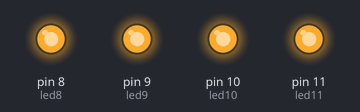
A sketch run on a simulated Arduino Uno, built with avr-gcc and run on an emulated ATmega328P. Parts: output pins drawn as LEDs (lit = HIGH).

Above: at 0.5 s.
At 3.5 s:
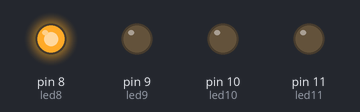
At 5.5 s:
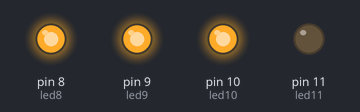
At 8.5 s:
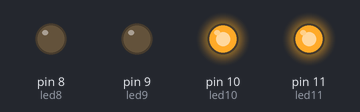
At 11.5 s:
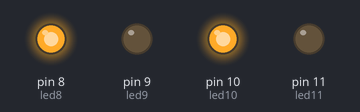
At 22.7 s:
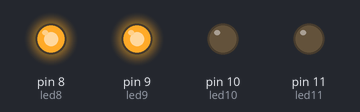
Timing chart, 0 to 23.7 s (numbered marks = the images above):
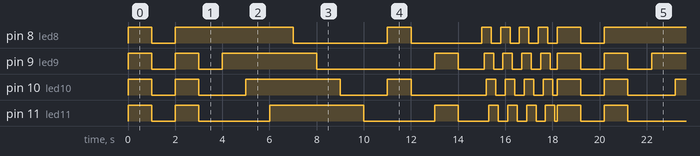

The sketch:

BlinkN.ino
```cpp
int led8 = 8;
int led9 = 9;
int led10 = 10;
int led11 = 11;

void setup() {
  // put your setup code here, to run once:
  pinMode(led8, OUTPUT);
  pinMode(led9, OUTPUT);
  pinMode(led10, OUTPUT);
  pinMode(led11, OUTPUT);

  Serial.begin(9600);

}

void loop() {
  // put your main code here, to run repeatedly:
  int i =  1;

  while(true){
    switch(i){
      case 1:
      {
        blink1();
        i ++;
        break;
      }
      case 2:
      {
        blink2();
        i ++;
        break;
      }
      case 3:
      {
        blink3();
        i ++;
        break;
      }
      case 4:
      {
        blink4();
        i ++;
        break;
      }
      default:
        i = 1;
    }
  }
}

void blink1 () {
  digitalWrite(led8, HIGH);
  digitalWrite(led9, HIGH);
  digitalWrite(led10, HIGH);
  digitalWrite(led11, HIGH);
  delay(1000);
  digitalWrite(led8, LOW);
  digitalWrite(led9, LOW);
  digitalWrite(led10, LOW);
  digitalWrite(led11, LOW);
  delay(1000);
  digitalWrite(led8, HIGH);
  digitalWrite(led9, HIGH);
  digitalWrite(led10, HIGH);
  digitalWrite(led11, HIGH);
  delay(1000);
  digitalWrite(led8, LOW);
  digitalWrite(led9, LOW);
  digitalWrite(led10, LOW);
  digitalWrite(led11, LOW);
}

void blink2 () {
  digitalWrite(led8, HIGH);
  delay(1000);
  digitalWrite(led9, HIGH);
  delay(1000);
  digitalWrite(led10, HIGH);
  delay(1000);
  digitalWrite(led11, HIGH);
  delay(1000);
  digitalWrite(led8, LOW);
  delay(1000);
  digitalWrite(led9, LOW);
  delay(1000);
  digitalWrite(led10, LOW);
  delay(1000);
  digitalWrite(led11, LOW);
  delay(1000);
}

void blink3 () {
  digitalWrite(led8, HIGH);
  digitalWrite(led10, HIGH);
  delay(1000);
  digitalWrite(led8, LOW);
  digitalWrite(led10, LOW);
  delay(1000);
  digitalWrite(led9, HIGH);
  digitalWrite(led11, HIGH);
  delay(1000);
  digitalWrite(led9, LOW);
  digitalWrite(led11, LOW);
  delay(1000);
}

void blink4 () {
 for(int i = 1; i < 5; i++){
  digitalWrite(led8, HIGH);
  delay(100);
  digitalWrite(led9, HIGH);
  delay(100);
  digitalWrite(led10, HIGH);
  delay(100);
  digitalWrite(led11, HIGH);
  delay(100);
  digitalWrite(led8, LOW);
  delay(100);
  digitalWrite(led9, LOW);
  delay(100);
  digitalWrite(led10, LOW);
  delay(100);
  digitalWrite(led11, LOW);
  delay(100);
 }
}
```

Measured:
- by itself, pin 8 (led8): repeats every 18.2 s: LOW 1.0 s, HIGH 5.0 s, LOW 4.0 s, HIGH 1.0 s, LOW 3.0 s, 4 × (HIGH 0.40 s, LOW 0.40 s), HIGH 1.0 s
- by itself, pin 9 (led9): repeats every 18.2 s: LOW 1.0 s, HIGH 1.0 s, LOW 1.0 s, HIGH 4.0 s, LOW 5.0 s, HIGH 1.0 s, LOW 1.1 s, 3 × (HIGH 0.40 s, LOW 0.40 s), HIGH 0.40 s, LOW 0.30 s, HIGH 1.0 s
- by itself, pin 10 (led10): repeats every 18.2 s: LOW 1.0 s, HIGH 1.0 s, LOW 2.0 s, HIGH 4.0 s, LOW 2.0 s, HIGH 1.0 s, LOW 3.2 s, 3 × (HIGH 0.40 s, LOW 0.40 s), HIGH 0.40 s, LOW 0.20 s, HIGH 1.0 s
